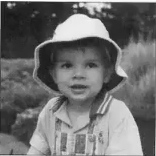
#> input picture images/kids.png, 156 x 156 px
$ jupyter execute thresholding.ipynb.ipynb
#> lines starting #> are read from the running program, lines starting #| are printed output that depends on the picture; after the words box and inside, x2 and y2 are one past the last pixel; in counts of white or black regions, pixels touching at a corner belong together
[cell 1]
import cv2
import matplotlib.pyplot as plt
import numpy as np
from matplotlib.colors import NoNorm

[cell 2]
def show_image(image, title="sample", figsize=(8,6), tickoff=False):
    plt.figure(figsize=figsize)
    if image.ndim == 2:
        plt.imshow(image, cmap="gray", norm=NoNorm())
    else:
        plt.imshow(image)
    plt.title(title)
    plt.show()

def show_double_image(image1,image2, title="Sample",figsize=(8,6)):
    fig, (ax1, ax2) = plt.subplots(1, 2,figsize=figsize)
    fig.suptitle(title)
    ax1.imshow(image1,cmap="gray", norm=NoNorm())
    ax2.imshow(image2,cmap="gray", norm=NoNorm())

[cell 3]
img = cv2.imread('./images/kids.png',0)
#> img is the input picture: shape (156, 156); min 21, max 255, mean 111.4
img = cv2.medianBlur(img,5)
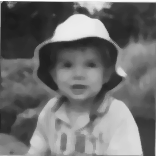
#> img: shape (156, 156); min 27, max 255, mean 111.4
ret,th1 = cv2.threshold(img,127,255,cv2.THRESH_BINARY)
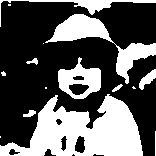
#> th1: shape (156, 156); 36.3% white; 15 white regions (6 under 20 px), largest, box (x1, y1, x2, y2) and area: (0, 94, 143, 156) 5037, (45, 14, 156, 84) 1885, (58, 57, 101, 99) 943
th2 = cv2.adaptiveThreshold(img,255,cv2.ADAPTIVE_THRESH_MEAN_C, cv2.THRESH_BINARY,11,2)
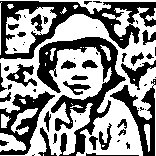
#> th2: shape (156, 156); 55.4% white; 55 black regions (26 under 20 px), largest, box (x1, y1, x2, y2) and area: (37, 37, 126, 156) 3108, (0, 1, 156, 59) 3018, (0, 91, 55, 155) 1283
th3 = cv2.adaptiveThreshold(img,255,cv2.ADAPTIVE_THRESH_GAUSSIAN_C,cv2.THRESH_BINARY,11,2)
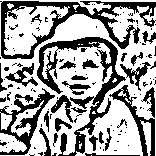
#> th3: shape (156, 156); 63.3% white; 119 black regions (90 under 20 px), largest, box (x1, y1, x2, y2) and area: (0, 1, 156, 59) 2327, (37, 37, 126, 156) 2294, (0, 88, 55, 155) 1062
titles = ['Original Image', 'Global Thresholding','Adaptive Mean Thresholding', 'Adaptive Gaussian Thresholding']
images = [img, th1, th2, th3]
for i in range(4):
    plt.subplot(2,2,i+1),plt.imshow(images[i],'gray')
    plt.title(titles[i])
    plt.xticks([]),plt.yticks([])

$ run again, with images/7.png copied over images/kids.png
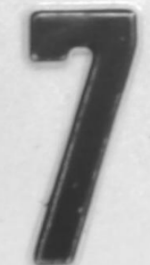
#> input picture images/7.png, 150 x 265 px
#> img is the input picture: shape (265, 150); min 45, max 254, mean 168.4
#> `ret,th1 = cv2.threshold(img,127,255,cv2.THRESH_BINARY)`:
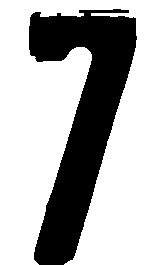
#> th1: shape (265, 150); 67.4% white; 1 black region, box (x1, y1, x2, y2) and area: (29, 9, 137, 265) 12958
#> th2: shape (265, 150); 80% white; 103 black regions (94 under 20 px), largest, box (x1, y1, x2, y2) and area: (29, 9, 137, 265) 7194, (33, 66, 65, 70) 75, (22, 33, 24, 51) 36
#> th3: shape (265, 150); 85.9% white; 87 black regions (81 under 20 px), largest, box (x1, y1, x2, y2) and area: (29, 9, 137, 265) 4958, (79, 66, 102, 135) 234, (34, 66, 65, 70) 62, (21, 20, 24, 53) 55, (73, 53, 86, 56) 26, (79, 249, 84, 263) 20
#> `[cell 3] img = cv2.imread('./images/kids.png',0) img = cv2.medianBlur(..`:
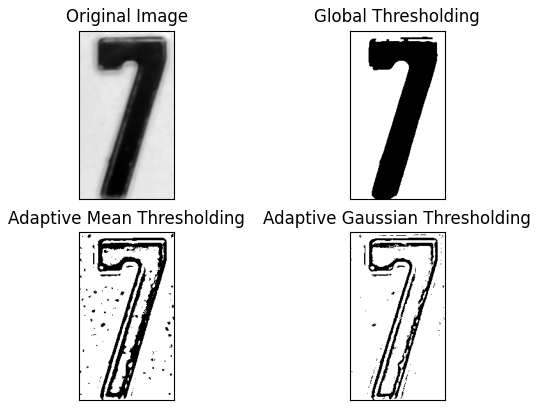
#> figure drawn by matplotlib, 4 panels

$ run again, with images/9.png copied over images/kids.png
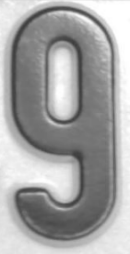
#> input picture images/9.png, 130 x 254 px
#> img is the input picture: shape (254, 130); min 60, max 255, mean 164.5
#> `ret,th1 = cv2.threshold(img,127,255,cv2.THRESH_BINARY)`:
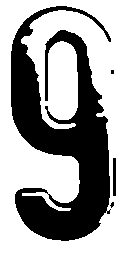
#> th1: shape (254, 130); 64.1% white; 4 black regions (2 under 20 px), largest, box (x1, y1, x2, y2) and area: (11, 6, 111, 241) 11711, (113, 158, 116, 196) 114
#> th2: shape (254, 130); 71.4% white; 110 black regions (88 under 20 px), largest, box (x1, y1, x2, y2) and area: (11, 6, 117, 241) 5393, (44, 35, 83, 124) 996, (39, 16, 106, 71) 590
#> th3: shape (254, 130); 76.7% white; 176 black regions (152 under 20 px), largest, box (x1, y1, x2, y2) and area: (11, 6, 117, 241) 3086, (45, 35, 83, 124) 916, (60, 110, 109, 235) 560
#> `[cell 3] img = cv2.imread('./images/kids.png',0) img = cv2.medianBlur(..`:
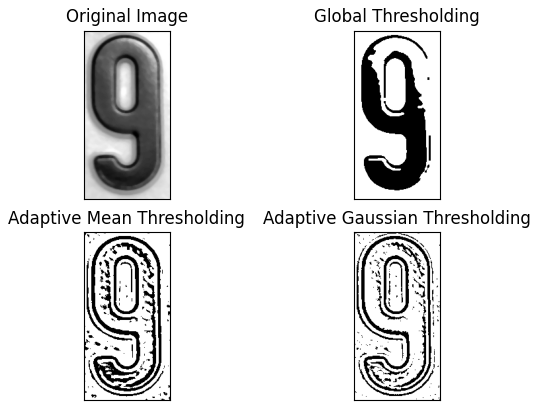
#> figure drawn by matplotlib, 4 panels
